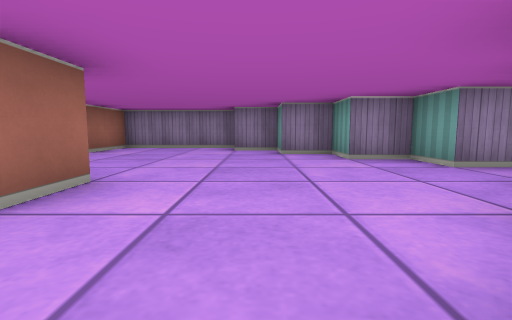
[1] (above)

16 first-person views from a walk through a cub3D ray-caster map. The camera is about half as high as the walls, tilts 6° down and sees 85° across. The floor is counted in squares. Each view is taken from the middle of a square. On the plan, view 1 faces up. The plan holds only what a view shows up to about 9 squares ahead; the rest is blank.

[2]
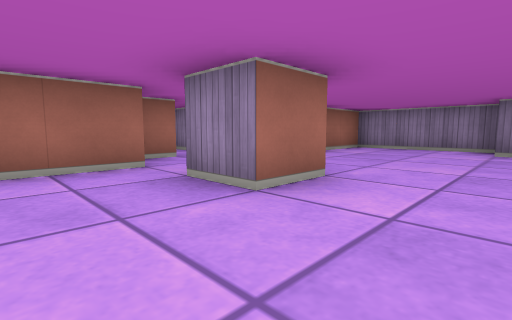

[3]
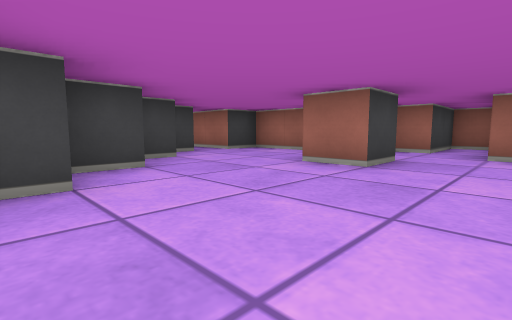

[4]
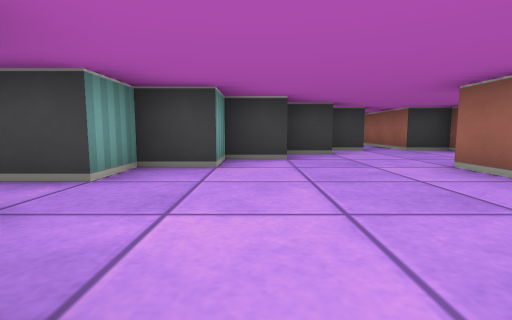

[5]
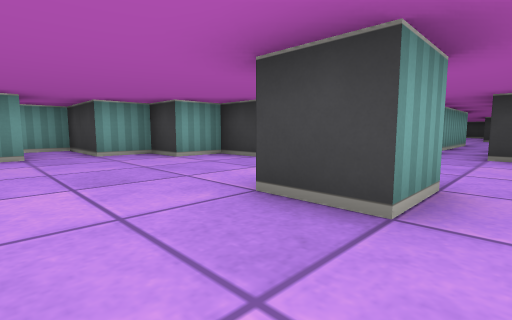

[6]
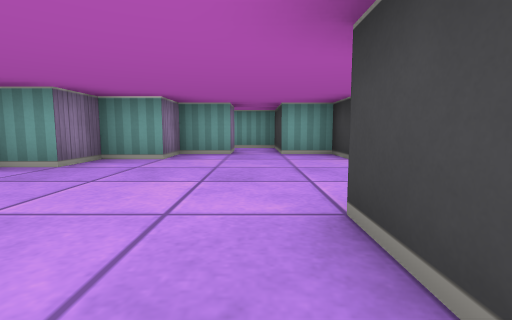

[7]
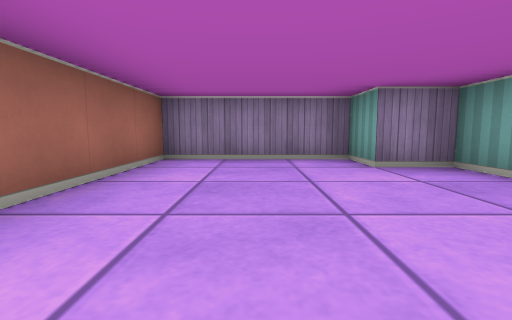

[8]
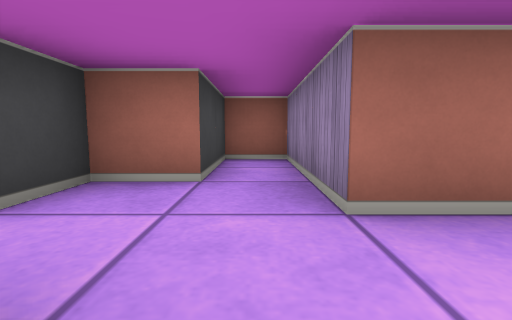

[9]
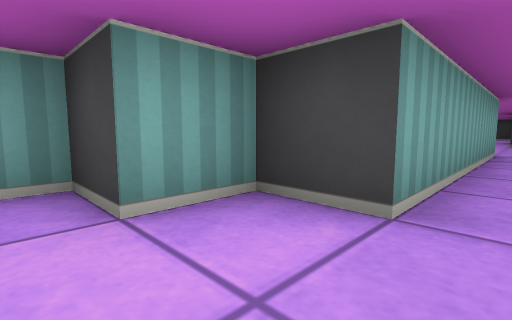

[10]
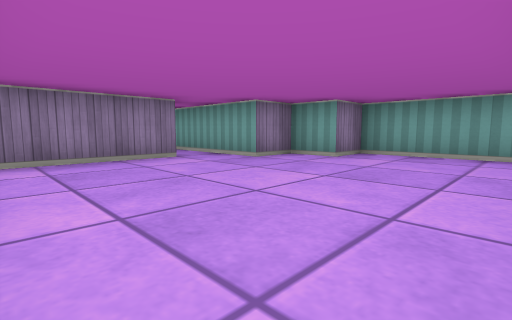

[11]
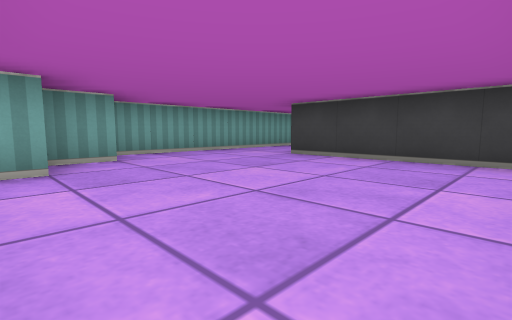

[12]
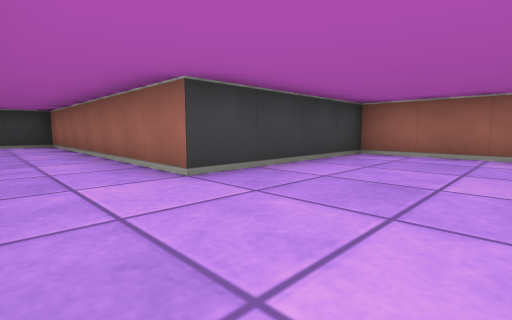

[13]
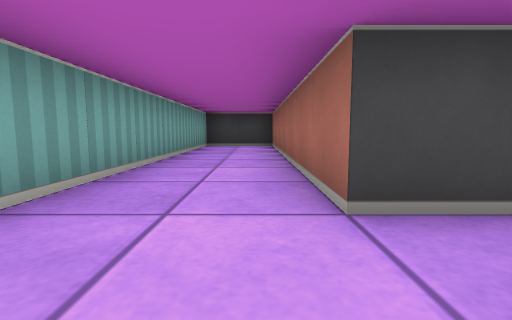

[14]
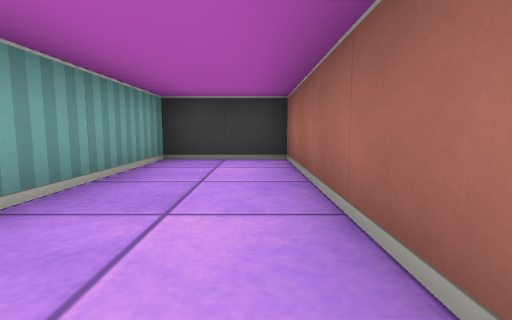

[15]
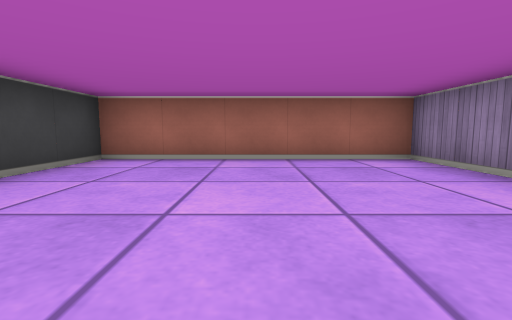

[16]
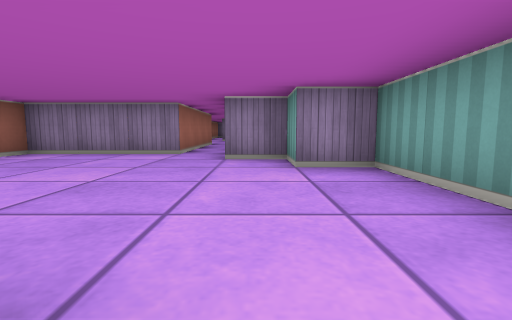

### Floor plan
Points are (right, up) in squares from view 1. A wall is a line through its corners. A room is listed if a view was taken in it or the views show most of it. See-through windows are left out.
Room 1 (views 1, 2, 3, 4, 5, 6, 7, 8, 9)
walls: (-1.5, 1.5) (-2.5, 1.5) (-2.5, 2.5) (-1.5, 2.5) (-1.5, 1.5); (0.4, 0.5) (1.5, 0.5) (1.5, 1.5) (2.5, 1.5) (2.5, 2.5); (2.5, 3.5) (2.5, 4.5) (1.5, 4.5) (1.5, 5.5) (0.5, 5.5) (0.5, 6.5) (-0.5, 6.5) (-0.5, 7.5) (-3.5, 7.5) (-3.5, 3.5) (-6.5, 3.5) (-6.5, 2.5) (-4.5, 2.5) (-4.5, 1.5) (-3.5, 1.5) (-3.5, -1.5) (-2.5, -1.5) (-2.5, -5.5); (-1.5, -5.5) (-1.5, -1.5) (-0.5, -1.5) (-0.5, -0.5) (0.5, -0.5) (0.5, 0)
ways out: opening at (-2, -5) to room 2; opening at (3, 3)
Room 2 (views 10, 11, 12, 13, 14, 15, 16)
walls: (-2.5, -5.5) (-5.5, -5.5) (-5.5, -10.5) (-1.5, -10.5) (-1.5, -17.5) (0.5, -17.5) (0.5, -7.5) (-0.5, -7.5) (-0.5, -6.5) (-1.5, -6.5) (-1.5, -5.5)
ways out: opening at (-2, -5) to room 1

Positions as (right, up) in squares from view 1, and headings:
1: (0, 0), facing up
2: (0, 0), facing up-left
3: (2, 4), facing down-left
4: (1, 5), facing down
5: (-3, 4), facing down-right
6: (-3, 3), facing right
7: (-2, 3), facing up
8: (-2, 3), facing left
9: (-2, 0), facing down-right
10: (-5, -10), facing up-right
11: (-5, -6), facing down-right
12: (0, -8), facing down-left
13: (-1, -9), facing down
14: (-1, -13), facing down
15: (-1, -8), facing left
16: (-1, -11), facing up
